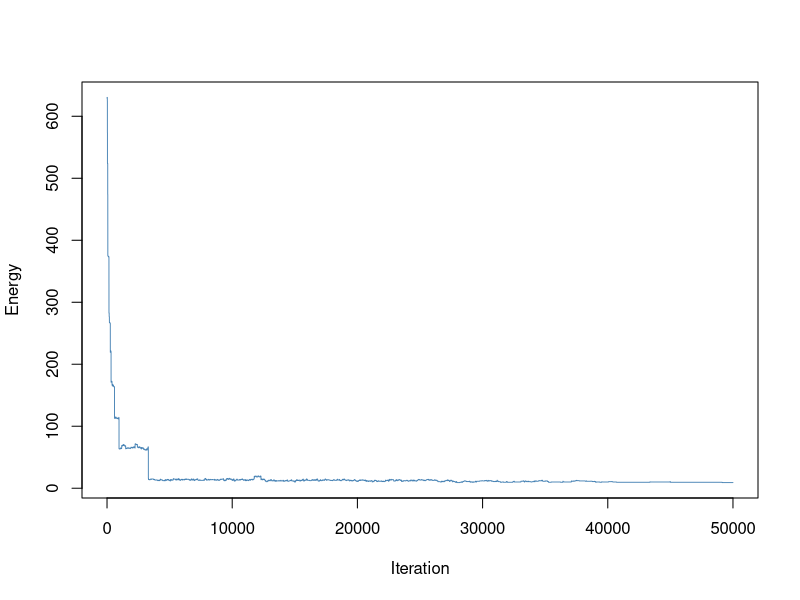

Source code (R): (Note: a time limit stopped this script after it produced the figure.)
##----------------------------------------------------------------------
## EVERYTHING YOU NEED TO CHANGE IS IN THIS SECTION OR THE FINAL SECTION

# Number of doctors available
ndoctors <- 5

# Number of nurses
nnurses <- 7

# Number of days in the schedule
ndays <- 7

# Number of staff present for each shift (must have same # of shifts)
# e.g., c(2, 3, 3) has three shifts with 2, 3, 3 people respectively
doctorstaffing <- c(2, 2, 2)
nursestaffing <- c(3, 3, 3)

# Penalties for violating each of six constraints
# Penalty 1: Each instance of three consecutive shifts (including overnight)
# Penalty 2: Each person who does not have two days off AT ALL
# Penalty 3: Each person who does not have two days off IN A ROW
# Penalty 4: Each instance of first shift following last shift on prev day
# Penalty 5: Each instance of working both weekend days (days 1, 2)
# Penalty 6: Weights for the stdev of nurses'/doctors' shifts in the schedule
#            (trying to make everyone work similar amounts)
penalties <- c(70, 50, 0.5, 5, 1, 2)

# Number of iterations (if too small, might not be able to explore enough)
niter <- 50000

# The cooling schedule: what should the temperature be at step i out of n
coolingschedule <- function(i,n)
{
  # If you want greedy optimization, just fix some low temperature
  #return(1e-3)
  
  # Linear cooling schedule from 1 down to 0
  return(1 - (i/(n+1)))
}

## END OF PARAMETER SECTION
##----------------------------------------------------------------------

# (Some things which are calculated automatically)
doctorindices <- c(1,cumsum(doctorstaffing)+1)
nurseindices <- c(1,cumsum(nursestaffing)+1)
nshifts <- length(doctorstaffing)

# Function to calculate the "energy" (total cost of violations)
get_energy <- function(doctorsunwrapped, nursesunwrapped, penalties)
{
  return(get_energy_sub(doctorsunwrapped,penalties)+
           get_energy_sub(nursesunwrapped,penalties))
}

# ...calculates the energy contribution from doctors & nurses separately
get_energy_sub <- function(subsched, penalties)
{
  energy <- 0
  
  # Array to keep track of total number of shifts worked by each worker
  totshift <- rep(0, dim(subsched)[1])
  
  # Go through the schedule worker by worker...
  for (i in 1:dim(subsched)[1])
  {
    # Count number of shifts for that worker
    totshift[i] <- sum(subsched[i,,])
    
    # Look at whether worker works the last shift on the last day
    lastshift <- subsched[i,ndays,nshifts]
    
    # Look at whether worker has the last day off
    prevoff <- all(subsched[i,ndays,] == FALSE)
    
    daysoff <- 0
    twoinarow <- 1
    
    # If worked the very last shift, did you work the shift before as well?
    #  (looking to capture three shifts in a row wrapping around week to week)
    if (lastshift == 1)
    {
      lastshift <- lastshift + subsched[i,ndays,nshifts-1]
    }
    
    # For each day in the schedule...
    for (j in 1:ndays)
    {
      # If you have the day off, count it;
      #  if the previous day was also off, satisfy "two days off in a row"
      if (all(subsched[i,j,] == FALSE))
      {
        daysoff <- daysoff + 1
        if (prevoff)
        {
          twoinarow <- 0
        }
        prevoff <- TRUE
      }
      else # specifically on the second day, if you worked today and yesterday,
      { # that's a penalty (treating first two days as the weekend)
        if (!prevoff && j == 2)
        {
          energy <- energy + penalties[5]
        }
        prevoff <- FALSE
      }
      # Now check for wraparound shift streaks and assess penalties
      if (subsched[i,j,1] == 1)
      {
        lastshift <- lastshift + 1
        if (lastshift > 1)
        {
          energy <- energy + penalties[4]
        }
        if (lastshift > 2)
        {
          energy <- energy + penalties[1]
        }
      }
      else
      {
        lastshift <- 0
      }
      # Once that is done, move through the remaining shifts, assessing penalties
      for (k in 2:nshifts)
      {
        if (subsched[i,j,k] == 1)
        {
          lastshift <- lastshift + 1
          if (lastshift > 2)
          {
            energy <- energy + penalties[1]
          }
        }
        else
        {
          lastshift <- 0
        }
      }
    }
    # After finishing the week, assess penalties related to days off
    energy <- energy + twoinarow * penalties[3] + (daysoff < 2) * penalties[2]
  }
  
  # Penalize energy according to standard deviation among shifts
  energy <- energy + penalties[6] * sd(totshift)
  return(energy)
}

# Initial point: put people into the schedule in numerical order each day
totalspots <- ndays * sum(doctorstaffing)
initialloop <- rep(1:ndoctors, ceiling(totalspots/ndoctors))
doctorschedule <- matrix(initialloop[1:totalspots], nrow = sum(doctorstaffing), ncol = ndays)
totalspots <- ndays * sum(nursestaffing)
initialloop <- rep(1:nnurses, ceiling(totalspots/nnurses))
nurseschedule <- matrix(initialloop[1:totalspots], nrow = sum(nursestaffing), ncol = ndays)

# Fill in the "unwrapped" schedules (separate schedule for each worker)
doctorsunwrapped <- array(0, c(ndoctors,ndays,nshifts))
for (i in 1:ndays)
{
  for (j in 1:nshifts)
  {
    for (k in doctorindices[j]:(doctorindices[j+1]-1))
    {
      doctorsunwrapped[doctorschedule[k,i],i,j] <- 1
    }
  }
}

nursesunwrapped <- array(0, c(nnurses,ndays,nshifts))
for (i in 1:ndays)
{
  for (j in 1:nshifts)
  {
    for (k in nurseindices[j]:(nurseindices[j+1]-1))
    {
      nursesunwrapped[nurseschedule[k,i],i,j] <- 1
    }
  }
}

# Starting energy...
energy <- rep(0,niter)
energy[1] <- get_energy(doctorsunwrapped, nursesunwrapped, penalties)

# Now run the Gibbs sampler.
for (i in 2:niter)
{
  # Current temperature (from our cooling schedule)
  temperature <- coolingschedule(i,niter)
  
  # Flip a coin to switch either a doctor or a nurse shift.
  if (runif(1) < 0.5)
  {
    # Choose a random shift
    prop <- doctorschedule
    posx <- sample(1:sum(doctorstaffing),1)
    posy <- sample(1:ndays,1)
    
    # Calculate which workers are available to swap into that shift and pick one
    available <- 1:ndoctors
    myblock <- min(which(doctorindices>posx))-1
    for (j in doctorindices[myblock]:(doctorindices[myblock+1]-1))
    {
      if (j != posx)
      {
        available <- setdiff(available, doctorschedule[j,posy])
      }
    }
    prop[posx,posy] <- sample(available,1)
    propunwrapped <- doctorsunwrapped
    propunwrapped[doctorschedule[posx,posy],posy,myblock] <- 0
    propunwrapped[prop[posx,posy],posy,myblock] <- 1
    
    # Calculate energy of new configuration
    new_energy <- get_energy(propunwrapped, nursesunwrapped, penalties)
    
    # With the appropriate probability, update state/energy
    if(runif(1) < exp((energy[i-1]-new_energy)/temperature))
    {
      energy[i] <- new_energy
      doctorschedule <- prop
      doctorsunwrapped <- propunwrapped
    }
    else # otherwise, leave things as they stand.
    {
      energy[i] <- energy[i-1]
    }
  }
  else # same as above, but if you are swapping a nurse
  {
    prop <- nurseschedule
    posx <- sample(1:sum(nursestaffing),1)
    posy <- sample(1:ndays,1)
    available <- 1:nnurses
    myblock <- min(which(nurseindices>posx))-1
    for (j in nurseindices[myblock]:(nurseindices[myblock+1]-1))
    {
      if (j != posx)
      {
        available <- setdiff(available, nurseschedule[j,posy])
      }
    }
    prop[posx,posy] <- sample(available,1)
    
    propunwrapped <- nursesunwrapped
    propunwrapped[nurseschedule[posx,posy],posy,myblock] <- 0
    propunwrapped[prop[posx,posy],posy,myblock] <- 1
    
    new_energy <- get_energy(doctorsunwrapped, propunwrapped, penalties)
    
    if(runif(1) < exp((energy[i-1]-new_energy)/temperature))
    {
      energy[i] <- new_energy
      nurseschedule <- prop
      nursesunwrapped <- propunwrapped
    }
    else
    {
      energy[i] <- energy[i-1]
    }
  }
}

##----------------------------------------------------------------------
## EVERYTHING YOU NEED TO CHANGE IS IN THIS SECTION OR THE FIRST SECTION

# Various things you might want to look at:

# Plotting the energy over time
plot(energy, type="l", col="#4682B4", lwd=0.9, xlab="Iteration", ylab="Energy")

# What was the lowest energy? (Is this necessarily the energy of the final state?)
min(energy)

# Check out our final schedule.
#  The columns are days. If there are three shifts of 2 workers,
#  the first 2 rows are shift 1, the next 2 rows are shift 2, etc.
#  Numbers in table correspond to workers. 1, 2, 3, ...
print(doctorschedule)
print(nurseschedule)

# If you want to look at an individual person's schedule,
#  check the "unwrapped" matrices. For example,
#  the shift schedule for doctor 3 is below; rows are days,
#  columns are shifts, 1 = working, 0 not working
print(doctorsunwrapped[3,,])

## END OF FINAL SECTION
##----------------------------------------------------------------------

# Greedy
##----------------------------------------------------------------------
## EVERYTHING YOU NEED TO CHANGE IS IN THIS SECTION OR THE FINAL SECTION

# Number of doctors available
ndoctors <- 5

# Number of nurses
nnurses <- 7

# Number of days in the schedule
ndays <- 7

# Number of staff present for each shift (must have same # of shifts)
# e.g., c(2, 3, 3) has three shifts with 2, 3, 3 people respectively
doctorstaffing <- c(2, 2, 2)
nursestaffing <- c(3, 3, 3)

# Penalties for violating each of six constraints
# Penalty 1: Each instance of three consecutive shifts (including overnight)
# Penalty 2: Each person who does not have two days off AT ALL
# Penalty 3: Each person who does not have two days off IN A ROW
# Penalty 4: Each instance of first shift following last shift on prev day
# Penalty 5: Each instance of working both weekend days (days 1, 2)
# Penalty 6: Weights for the stdev of nurses'/doctors' shifts in the schedule
#            (trying to make everyone work similar amounts)
penalties <- c(100, 100, 0.5, 5, 1, 2)

# Number of iterations (if too small, might not be able to explore enough)
niter <- 50000

# The cooling schedule: what should the temperature be at step i out of n
coolingschedule <- function(i,n)
{
  # If you want greedy optimization, just fix some low temperature
  return(1e-3)
}

## END OF PARAMETER SECTION
##----------------------------------------------------------------------

# (Some things which are calculated automatically)
doctorindices <- c(1,cumsum(doctorstaffing)+1)
nurseindices <- c(1,cumsum(nursestaffing)+1)
nshifts <- length(doctorstaffing)

# Function to calculate the "energy" (total cost of violations)
get_energy <- function(doctorsunwrapped, nursesunwrapped, penalties)
{
  return(get_energy_sub(doctorsunwrapped,penalties)+
           get_energy_sub(nursesunwrapped,penalties))
}

# ...calculates the energy contribution from doctors & nurses separately
get_energy_sub <- function(subsched, penalties)
{
  energy <- 0
  
  # Array to keep track of total number of shifts worked by each worker
  totshift <- rep(0, dim(subsched)[1])
  
  # Go through the schedule worker by worker...
  for (i in 1:dim(subsched)[1])
  {
    # Count number of shifts for that worker
    totshift[i] <- sum(subsched[i,,])
    
    # Look at whether worker works the last shift on the last day
    lastshift <- subsched[i,ndays,nshifts]
    
    # Look at whether worker has the last day off
    prevoff <- all(subsched[i,ndays,] == FALSE)
    
    daysoff <- 0
    twoinarow <- 1
    
    # If worked the very last shift, did you work the shift before as well?
    #  (looking to capture three shifts in a row wrapping around week to week)
    if (lastshift == 1)
    {
      lastshift <- lastshift + subsched[i,ndays,nshifts-1]
    }
    
    # For each day in the schedule...
    for (j in 1:ndays)
    {
      # If you have the day off, count it;
      #  if the previous day was also off, satisfy "two days off in a row"
      if (all(subsched[i,j,] == FALSE))
      {
        daysoff <- daysoff + 1
        if (prevoff)
        {
          twoinarow <- 0
        }
        prevoff <- TRUE
      }
      else # specifically on the second day, if you worked today and yesterday,
      { # that's a penalty (treating first two days as the weekend)
        if (!prevoff && j == 2)
        {
          energy <- energy + penalties[5]
        }
        prevoff <- FALSE
      }
      # Now check for wraparound shift streaks and assess penalties
      if (subsched[i,j,1] == 1)
      {
        lastshift <- lastshift + 1
        if (lastshift > 1)
        {
          energy <- energy + penalties[4]
        }
        if (lastshift > 2)
        {
          energy <- energy + penalties[1]
        }
      }
      else
      {
        lastshift <- 0
      }
      # Once that is done, move through the remaining shifts, assessing penalties
      for (k in 2:nshifts)
      {
        if (subsched[i,j,k] == 1)
        {
          lastshift <- lastshift + 1
          if (lastshift > 2)
          {
            energy <- energy + penalties[1]
          }
        }
        else
        {
          lastshift <- 0
        }
      }
    }
    # After finishing the week, assess penalties related to days off
    energy <- energy + twoinarow * penalties[3] + (daysoff < 2) * penalties[2]
  }
  
  # Penalize energy according to standard deviation among shifts
  energy <- energy + penalties[6] * sd(totshift)
  return(energy)
}

# Initial point: put people into the schedule in numerical order each day
totalspots <- ndays * sum(doctorstaffing)
initialloop <- rep(1:ndoctors, ceiling(totalspots/ndoctors))
doctorschedule <- matrix(initialloop[1:totalspots], nrow = sum(doctorstaffing), ncol = ndays)
totalspots <- ndays * sum(nursestaffing)
initialloop <- rep(1:nnurses, ceiling(totalspots/nnurses))
nurseschedule <- matrix(initialloop[1:totalspots], nrow = sum(nursestaffing), ncol = ndays)

# Fill in the "unwrapped" schedules (separate schedule for each worker)
doctorsunwrapped <- array(0, c(ndoctors,ndays,nshifts))
for (i in 1:ndays)
{
  for (j in 1:nshifts)
  {
    for (k in doctorindices[j]:(doctorindices[j+1]-1))
    {
      doctorsunwrapped[doctorschedule[k,i],i,j] <- 1
    }
  }
}

nursesunwrapped <- array(0, c(nnurses,ndays,nshifts))
for (i in 1:ndays)
{
  for (j in 1:nshifts)
  {
    for (k in nurseindices[j]:(nurseindices[j+1]-1))
    {
      nursesunwrapped[nurseschedule[k,i],i,j] <- 1
    }
  }
}

# Starting energy...
energy <- rep(0,niter)
energy[1] <- get_energy(doctorsunwrapped, nursesunwrapped, penalties)

# Now run the Gibbs sampler.
for (i in 2:niter)
{
  # Current temperature (from our cooling schedule)
  temperature <- coolingschedule(i,niter)
  
  # Flip a coin to switch either a doctor or a nurse shift.
  if (runif(1) < 0.5)
  {
    # Choose a random shift
    prop <- doctorschedule
    posx <- sample(1:sum(doctorstaffing),1)
    posy <- sample(1:ndays,1)
    
    # Calculate which workers are available to swap into that shift and pick one
    available <- 1:ndoctors
    myblock <- min(which(doctorindices>posx))-1
    for (j in doctorindices[myblock]:(doctorindices[myblock+1]-1))
    {
      if (j != posx)
      {
        available <- setdiff(available, doctorschedule[j,posy])
      }
    }
    prop[posx,posy] <- sample(available,1)
    propunwrapped <- doctorsunwrapped
    propunwrapped[doctorschedule[posx,posy],posy,myblock] <- 0
    propunwrapped[prop[posx,posy],posy,myblock] <- 1
    
    # Calculate energy of new configuration
    new_energy <- get_energy(propunwrapped, nursesunwrapped, penalties)
    
    # With the appropriate probability, update state/energy
    if(runif(1) < exp((energy[i-1]-new_energy)/temperature))
    {
      energy[i] <- new_energy
      doctorschedule <- prop
      doctorsunwrapped <- propunwrapped
    }
    else # otherwise, leave things as they stand.
    {
      energy[i] <- energy[i-1]
    }
  }
  else # same as above, but if you are swapping a nurse
  {
    prop <- nurseschedule
    posx <- sample(1:sum(nursestaffing),1)
    posy <- sample(1:ndays,1)
    available <- 1:nnurses
    myblock <- min(which(nurseindices>posx))-1
    for (j in nurseindices[myblock]:(nurseindices[myblock+1]-1))
    {
      if (j != posx)
      {
        available <- setdiff(available, nurseschedule[j,posy])
      }
    }
    prop[posx,posy] <- sample(available,1)
    
    propunwrapped <- nursesunwrapped
    propunwrapped[nurseschedule[posx,posy],posy,myblock] <- 0
    propunwrapped[prop[posx,posy],posy,myblock] <- 1
    
    new_energy <- get_energy(doctorsunwrapped, propunwrapped, penalties)
    
    if(runif(1) < exp((energy[i-1]-new_energy)/temperature))
    {
      energy[i] <- new_energy
      nurseschedule <- prop
      nursesunwrapped <- propunwrapped
    }
    else
    {
      energy[i] <- energy[i-1]
    }
  }
}

##----------------------------------------------------------------------
## EVERYTHING YOU NEED TO CHANGE IS IN THIS SECTION OR THE FIRST SECTION

# Various things you might want to look at:
# Plotting the energy over time
lines(energy, type = "l", col = "#FFA500", lwd = 0.9, xlab = "Iteration", ylab = "Energy")

# What was the lowest energy? (Is this necessarily the energy of the final state?)
min(energy)

# Check out our final schedule.
#  The columns are days. If there are three shifts of 2 workers,
#  the first 2 rows are shift 1, the next 2 rows are shift 2, etc.
#  Numbers in table correspond to workers. 1, 2, 3, ...
print(doctorschedule)
print(nurseschedule)

# If you want to look at an individual person's schedule,
#  check the "unwrapped" matrices. For example,
#  the shift schedule for doctor 3 is below; rows are days,
#  columns are shifts, 1 = working, 0 not working
print(doctorsunwrapped[3,,])

## END OF FINAL SECTION
##----------------------------------------------------------------------


#Log

##----------------------------------------------------------------------
## EVERYTHING YOU NEED TO CHANGE IS IN THIS SECTION OR THE FINAL SECTION

# Number of doctors available
ndoctors <- 5

# Number of nurses
nnurses <- 7

# Number of days in the schedule
ndays <- 7

# Number of staff present for each shift (must have same # of shifts)
# e.g., c(2, 3, 3) has three shifts with 2, 3, 3 people respectively
doctorstaffing <- c(2, 2, 2)
nursestaffing <- c(3, 3, 3)

# Penalties for violating each of six constraints
# Penalty 1: Each instance of three consecutive shifts (including overnight)
# Penalty 2: Each person who does not have two days off AT ALL
# Penalty 3: Each person who does not have two days off IN A ROW
# Penalty 4: Each instance of first shift following last shift on prev day
# Penalty 5: Each instance of working both weekend days (days 1, 2)
# Penalty 6: Weights for the stdev of nurses'/doctors' shifts in the schedule
#            (trying to make everyone work similar amounts)
penalties <- c(100, 100, 0.5, 5, 1, 2)

# Number of iterations (if too small, might not be able to explore enough)
niter <- 50000

# The cooling schedule: what should the temperature be at step i out of n
coolingschedule <- function(i,n)
{
  # Log cooling schedule
  return(0.02/log(1+(i+1)/n))
}

## END OF PARAMETER SECTION
##----------------------------------------------------------------------

# (Some things which are calculated automatically)
doctorindices <- c(1,cumsum(doctorstaffing)+1)
nurseindices <- c(1,cumsum(nursestaffing)+1)
nshifts <- length(doctorstaffing)

# Function to calculate the "energy" (total cost of violations)
get_energy <- function(doctorsunwrapped, nursesunwrapped, penalties)
{
  return(get_energy_sub(doctorsunwrapped,penalties)+
           get_energy_sub(nursesunwrapped,penalties))
}

# ...calculates the energy contribution from doctors & nurses separately
get_energy_sub <- function(subsched, penalties)
{
  energy <- 0
  
  # Array to keep track of total number of shifts worked by each worker
  totshift <- rep(0, dim(subsched)[1])
  
  # Go through the schedule worker by worker...
  for (i in 1:dim(subsched)[1])
  {
    # Count number of shifts for that worker
    totshift[i] <- sum(subsched[i,,])
    
    # Look at whether worker works the last shift on the last day
    lastshift <- subsched[i,ndays,nshifts]
    
    # Look at whether worker has the last day off
    prevoff <- all(subsched[i,ndays,] == FALSE)
    
    daysoff <- 0
    twoinarow <- 1
    
    # If worked the very last shift, did you work the shift before as well?
    #  (looking to capture three shifts in a row wrapping around week to week)
    if (lastshift == 1)
    {
      lastshift <- lastshift + subsched[i,ndays,nshifts-1]
    }
    
    # For each day in the schedule...
    for (j in 1:ndays)
    {
      # If you have the day off, count it;
      #  if the previous day was also off, satisfy "two days off in a row"
      if (all(subsched[i,j,] == FALSE))
      {
        daysoff <- daysoff + 1
        if (prevoff)
        {
          twoinarow <- 0
        }
        prevoff <- TRUE
      }
      else # specifically on the second day, if you worked today and yesterday,
      { # that's a penalty (treating first two days as the weekend)
        if (!prevoff && j == 2)
        {
          energy <- energy + penalties[5]
        }
        prevoff <- FALSE
      }
      # Now check for wraparound shift streaks and assess penalties
      if (subsched[i,j,1] == 1)
      {
        lastshift <- lastshift + 1
        if (lastshift > 1)
        {
          energy <- energy + penalties[4]
        }
        if (lastshift > 2)
        {
          energy <- energy + penalties[1]
        }
      }
      else
      {
        lastshift <- 0
      }
      # Once that is done, move through the remaining shifts, assessing penalties
      for (k in 2:nshifts)
      {
        if (subsched[i,j,k] == 1)
        {
          lastshift <- lastshift + 1
          if (lastshift > 2)
          {
            energy <- energy + penalties[1]
          }
        }
        else
        {
          lastshift <- 0
        }
      }
    }
    # After finishing the week, assess penalties related to days off
    energy <- energy + twoinarow * penalties[3] + (daysoff < 2) * penalties[2]
  }
  
  # Penalize energy according to standard deviation among shifts
  energy <- energy + penalties[6] * sd(totshift)
  return(energy)
}

# Initial point: put people into the schedule in numerical order each day
totalspots <- ndays * sum(doctorstaffing)
initialloop <- rep(1:ndoctors, ceiling(totalspots/ndoctors))
doctorschedule <- matrix(initialloop[1:totalspots], nrow = sum(doctorstaffing), ncol = ndays)
totalspots <- ndays * sum(nursestaffing)
initialloop <- rep(1:nnurses, ceiling(totalspots/nnurses))
nurseschedule <- matrix(initialloop[1:totalspots], nrow = sum(nursestaffing), ncol = ndays)

# Fill in the "unwrapped" schedules (separate schedule for each worker)
doctorsunwrapped <- array(0, c(ndoctors,ndays,nshifts))
for (i in 1:ndays)
{
  for (j in 1:nshifts)
  {
    for (k in doctorindices[j]:(doctorindices[j+1]-1))
    {
      doctorsunwrapped[doctorschedule[k,i],i,j] <- 1
    }
  }
}

nursesunwrapped <- array(0, c(nnurses,ndays,nshifts))
for (i in 1:ndays)
{
  for (j in 1:nshifts)
  {
    for (k in nurseindices[j]:(nurseindices[j+1]-1))
    {
      nursesunwrapped[nurseschedule[k,i],i,j] <- 1
    }
  }
}

# Starting energy...
energy <- rep(0,niter)
energy[1] <- get_energy(doctorsunwrapped, nursesunwrapped, penalties)

# Now run the Gibbs sampler.
for (i in 2:niter)
{
  # Current temperature (from our cooling schedule)
  temperature <- coolingschedule(i,niter)
  
  # Flip a coin to switch either a doctor or a nurse shift.
  if (runif(1) < 0.5)
  {
    # Choose a random shift
    prop <- doctorschedule
    posx <- sample(1:sum(doctorstaffing),1)
    posy <- sample(1:ndays,1)
    
    # Calculate which workers are available to swap into that shift and pick one
    available <- 1:ndoctors
    myblock <- min(which(doctorindices>posx))-1
    for (j in doctorindices[myblock]:(doctorindices[myblock+1]-1))
    {
      if (j != posx)
      {
        available <- setdiff(available, doctorschedule[j,posy])
      }
    }
    prop[posx,posy] <- sample(available,1)
    propunwrapped <- doctorsunwrapped
    propunwrapped[doctorschedule[posx,posy],posy,myblock] <- 0
    propunwrapped[prop[posx,posy],posy,myblock] <- 1
    
    # Calculate energy of new configuration
    new_energy <- get_energy(propunwrapped, nursesunwrapped, penalties)
    
    # With the appropriate probability, update state/energy
    if(runif(1) < exp((energy[i-1]-new_energy)/temperature))
    {
      energy[i] <- new_energy
      doctorschedule <- prop
      doctorsunwrapped <- propunwrapped
    }
    else # otherwise, leave things as they stand.
    {
      energy[i] <- energy[i-1]
    }
  }
  else # same as above, but if you are swapping a nurse
  {
    prop <- nurseschedule
    posx <- sample(1:sum(nursestaffing),1)
    posy <- sample(1:ndays,1)
    available <- 1:nnurses
    myblock <- min(which(nurseindices>posx))-1
    for (j in nurseindices[myblock]:(nurseindices[myblock+1]-1))
    {
      if (j != posx)
      {
        available <- setdiff(available, nurseschedule[j,posy])
      }
    }
    prop[posx,posy] <- sample(available,1)
    
    propunwrapped <- nursesunwrapped
    propunwrapped[nurseschedule[posx,posy],posy,myblock] <- 0
    propunwrapped[prop[posx,posy],posy,myblock] <- 1
    
    new_energy <- get_energy(doctorsunwrapped, propunwrapped, penalties)
    
    if(runif(1) < exp((energy[i-1]-new_energy)/temperature))
    {
      energy[i] <- new_energy
      nurseschedule <- prop
      nursesunwrapped <- propunwrapped
    }
    else
    {
      energy[i] <- energy[i-1]
    }
  }
}

##----------------------------------------------------------------------
## EVERYTHING YOU NEED TO CHANGE IS IN THIS SECTION OR THE FIRST SECTION

# Various things you might want to look at:

# Plotting the energy over time
# Add the second line with a red dashed line
lines(energy, type="l", col="#006400", lwd=0.9, lty=1)  #

# What was the lowest energy? (Is this necessarily the energy of the final state?)
min(energy)

# Check out our final schedule.
#  The columns are days. If there are three shifts of 2 workers,
#  the first 2 rows are shift 1, the next 2 rows are shift 2, etc.
#  Numbers in table correspond to workers. 1, 2, 3, ...
print(doctorschedule)
print(nurseschedule)

# If you want to look at an individual person's schedule,
#  check the "unwrapped" matrices. For example,
#  the shift schedule for doctor 3 is below; rows are days,
#  columns are shifts, 1 = working, 0 not working
print(doctorsunwrapped[3,,])

## END OF FINAL SECTION
##----------------------------------------------------------------------


# Exponential
##----------------------------------------------------------------------
## EVERYTHING YOU NEED TO CHANGE IS IN THIS SECTION OR THE FINAL SECTION

# Number of doctors available
ndoctors <- 7

# Number of nurses
nnurses <- 10

# Number of days in the schedule
ndays <- 7

# Number of staff present for each shift (must have same # of shifts)
# e.g., c(2, 3, 3) has three shifts with 2, 3, 3 people respectively
doctorstaffing <- c(2, 2, 2)
nursestaffing <- c(3, 3, 3)

# Penalties for violating each of six constraints
penalties <- c(100, 100, 0.5, 5, 1, 2)

# Number of iterations
niter <- 50000

# Exponential cooling schedule
coolingschedule <- function(i, n) {
  T0 <- 1 # Initial temperature
  alpha <- 5 / n # Decay rate (adjust this as needed for your application)
  return(T0 * exp(-alpha * i))
}

## END OF PARAMETER SECTION
##----------------------------------------------------------------------

# Calculate indices for doctors and nurses
doctorindices <- c(1, cumsum(doctorstaffing) + 1)
nurseindices <- c(1, cumsum(nursestaffing) + 1)
nshifts <- length(doctorstaffing)

# Function to calculate the "energy" (total cost of violations)
get_energy <- function(doctorsunwrapped, nursesunwrapped, penalties) {
  return(get_energy_sub(doctorsunwrapped, penalties) +
           get_energy_sub(nursesunwrapped, penalties))
}

# Energy calculation for doctors and nurses
get_energy_sub <- function(subsched, penalties) {
  energy <- 0
  totshift <- rep(0, dim(subsched)[1])
  for (i in 1:dim(subsched)[1]) {
    totshift[i] <- sum(subsched[i, , ])
    lastshift <- subsched[i, ndays, nshifts]
    prevoff <- all(subsched[i, ndays, ] == FALSE)
    daysoff <- 0
    twoinarow <- 1
    if (lastshift == 1) {
      lastshift <- lastshift + subsched[i, ndays, nshifts - 1]
    }
    for (j in 1:ndays) {
      if (all(subsched[i, j, ] == FALSE)) {
        daysoff <- daysoff + 1
        if (prevoff) {
          twoinarow <- 0
        }
        prevoff <- TRUE
      } else {
        if (!prevoff && j == 2) {
          energy <- energy + penalties[5]
        }
        prevoff <- FALSE
      }
      if (subsched[i, j, 1] == 1) {
        lastshift <- lastshift + 1
        if (lastshift > 1) {
          energy <- energy + penalties[4]
        }
        if (lastshift > 2) {
          energy <- energy + penalties[1]
        }
      } else {
        lastshift <- 0
      }
      for (k in 2:nshifts) {
        if (subsched[i, j, k] == 1) {
          lastshift <- lastshift + 1
          if (lastshift > 2) {
            energy <- energy + penalties[1]
          }
        } else {
          lastshift <- 0
        }
      }
    }
    energy <- energy + twoinarow * penalties[3] + (daysoff < 2) * penalties[2]
  }
  energy <- energy + penalties[6] * sd(totshift)
  return(energy)
}

# Initial schedules
totalspots <- ndays * sum(doctorstaffing)
initialloop <- rep(1:ndoctors, ceiling(totalspots / ndoctors))
doctorschedule <- matrix(initialloop[1:totalspots], nrow = sum(doctorstaffing), ncol = ndays)
totalspots <- ndays * sum(nursestaffing)
initialloop <- rep(1:nnurses, ceiling(totalspots / nnurses))
nurseschedule <- matrix(initialloop[1:totalspots], nrow = sum(nursestaffing), ncol = ndays)

# Unwrapped schedules for each worker
doctorsunwrapped <- array(0, c(ndoctors, ndays, nshifts))
for (i in 1:ndays) {
  for (j in 1:nshifts) {
    for (k in doctorindices[j]:(doctorindices[j + 1] - 1)) {
      doctorsunwrapped[doctorschedule[k, i], i, j] <- 1
    }
  }
}

nursesunwrapped <- array(0, c(nnurses, ndays, nshifts))
for (i in 1:ndays) {
  for (j in 1:nshifts) {
    for (k in nurseindices[j]:(nurseindices[j + 1] - 1)) {
      nursesunwrapped[nurseschedule[k, i], i, j] <- 1
    }
  }
}

# Starting energy
energy <- rep(0, niter)
energy[1] <- get_energy(doctorsunwrapped, nursesunwrapped, penalties)

# Gibbs sampler with exponential cooling schedule
for (i in 2:niter) {
  temperature <- coolingschedule(i, niter)
  
  if (runif(1) < 0.5) {
    prop <- doctorschedule
    posx <- sample(1:sum(doctorstaffing), 1)
    posy <- sample(1:ndays, 1)
    available <- 1:ndoctors
    myblock <- min(which(doctorindices > posx)) - 1
    for (j in doctorindices[myblock]:(doctorindices[myblock + 1] - 1)) {
      if (j != posx) {
        available <- setdiff(available, doctorschedule[j, posy])
      }
    }
    prop[posx, posy] <- sample(available, 1)
    propunwrapped <- doctorsunwrapped
    propunwrapped[doctorschedule[posx, posy], posy, myblock] <- 0
    propunwrapped[prop[posx, posy], posy, myblock] <- 1
    new_energy <- get_energy(propunwrapped, nursesunwrapped, penalties)
    if (runif(1) < exp((energy[i - 1] - new_energy) / temperature)) {
      energy[i] <- new_energy
      doctorschedule <- prop
      doctorsunwrapped <- propunwrapped
    } else {
      energy[i] <- energy[i - 1]
    }
  } else {
    prop <- nurseschedule
    posx <- sample(1:sum(nursestaffing), 1)
    posy <- sample(1:ndays, 1)
    available <- 1:nnurses
    myblock <- min(which(nurseindices > posx)) - 1
    for (j in nurseindices[myblock]:(nurseindices[myblock + 1] - 1)) {
      if (j != posx) {
        available <- setdiff(available, nurseschedule[j, posy])
      }
    }
    prop[posx, posy] <- sample(available, 1)
    propunwrapped <- nursesunwrapped
    propunwrapped[nurseschedule[posx, posy], posy, myblock] <- 0
    propunwrapped[prop[posx, posy], posy, myblock] <- 1
    new_energy <- get_energy(doctorsunwrapped, propunwrapped, penalties)
    if (runif(1) < exp((energy[i - 1] - new_energy) / temperature)) {
      energy[i] <- new_energy
      nurseschedule <- prop
      nursesunwrapped <- propunwrapped
    } else {
      energy[i] <- energy[i - 1]
    }
  }
}

##----------------------------------------------------------------------
## EVERYTHING YOU NEED TO CHANGE IS IN THIS SECTION OR THE FIRST SECTION

# Lowest energy achieved
cat("Lowest Energy:", min(energy), "\n")

# Final schedules for doctors and nurses
print("Final Doctors Schedule:")
print(doctorschedule)
print("Final Nurses Schedule:")
print(nurseschedule)

# Example: Doctor 3's unwrapped schedule
print("Doctor 3's Schedule:")
print(doctorsunwrapped[3, , ])

## END OF FINAL SECTION
##----------------------------------------------------------------------

# Plotting the energy over time
lines(energy, type = "l", col = "#B22222", lwd = 0.75)

# Lowest energy achieved
min_energy <- min(energy)
cat("Lowest energy:", min_energy, "\n")

## END OF PROGRAM


# Add custom legend
legend("topright", 
       legend = c("Linear", "Greedy", "Log", "Exponential"),  # New legend text
       col = c("#4682B4", "#FFA500", "#006400","#B22222"),                # Colors of the lines
       lty = c(1, 1),                          # Line types for each
       lwd = c(2, 2),                          # Line widths for each
       box.lwd = 0.5)                          # Border line width around the legend

title(main = "Energy vs. Time")
